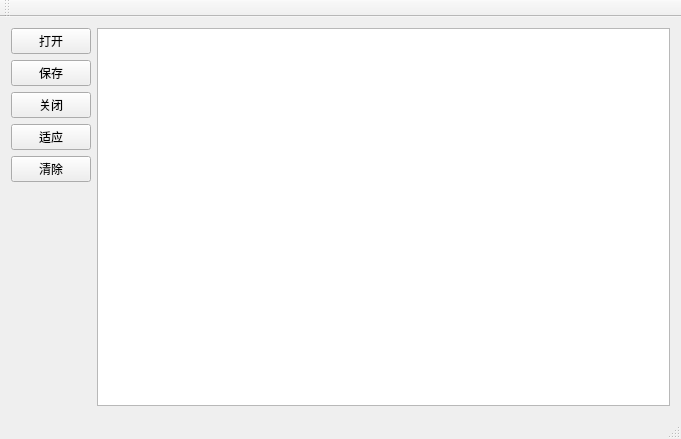
<?xml version="1.0" encoding="UTF-8"?>
<ui version="4.0">
 <class>MyImageViewClass</class>
 <widget class="QMainWindow" name="MyImageViewClass">
  <property name="geometry">
   <rect>
    <x>0</x>
    <y>0</y>
    <width>681</width>
    <height>439</height>
   </rect>
  </property>
  <property name="windowTitle">
   <string>MyImageView</string>
  </property>
  <widget class="QWidget" name="centralWidget">
   <layout class="QGridLayout" name="gridLayout">
    <item row="0" column="1">
     <widget class="QGraphicsView" name="ImageGraphic"/>
    </item>
    <item row="0" column="0">
     <layout class="QVBoxLayout" name="verticalLayout">
      <item>
       <widget class="QPushButton" name="m_btn_Open">
        <property name="text">
         <string>打开</string>
        </property>
       </widget>
      </item>
      <item>
       <widget class="QPushButton" name="m_btn_Save">
        <property name="text">
         <string>保存</string>
        </property>
       </widget>
      </item>
      <item>
       <widget class="QPushButton" name="m_btn_Close">
        <property name="text">
         <string>关闭</string>
        </property>
       </widget>
      </item>
      <item>
       <widget class="QPushButton" name="m_btn_fit">
        <property name="text">
         <string>适应</string>
        </property>
       </widget>
      </item>
      <item>
       <widget class="QPushButton" name="m_btn_Clear">
        <property name="text">
         <string>清除</string>
        </property>
       </widget>
      </item>
      <item>
       <spacer name="verticalSpacer">
        <property name="orientation">
         <enum>Qt::Vertical</enum>
        </property>
        <property name="sizeHint" stdset="0">
         <size>
          <width>20</width>
          <height>40</height>
         </size>
        </property>
       </spacer>
      </item>
     </layout>
    </item>
   </layout>
  </widget>
  <widget class="QMenuBar" name="menuBar">
   <property name="geometry">
    <rect>
     <x>0</x>
     <y>0</y>
     <width>681</width>
     <height>23</height>
    </rect>
   </property>
  </widget>
  <widget class="QToolBar" name="mainToolBar">
   <attribute name="toolBarArea">
    <enum>TopToolBarArea</enum>
   </attribute>
   <attribute name="toolBarBreak">
    <bool>false</bool>
   </attribute>
  </widget>
  <widget class="QStatusBar" name="statusBar"/>
 </widget>
 <layoutdefault spacing="6" margin="11"/>
 <resources>
  <include location="myimageview.qrc"/>
 </resources>
 <connections/>
</ui>
